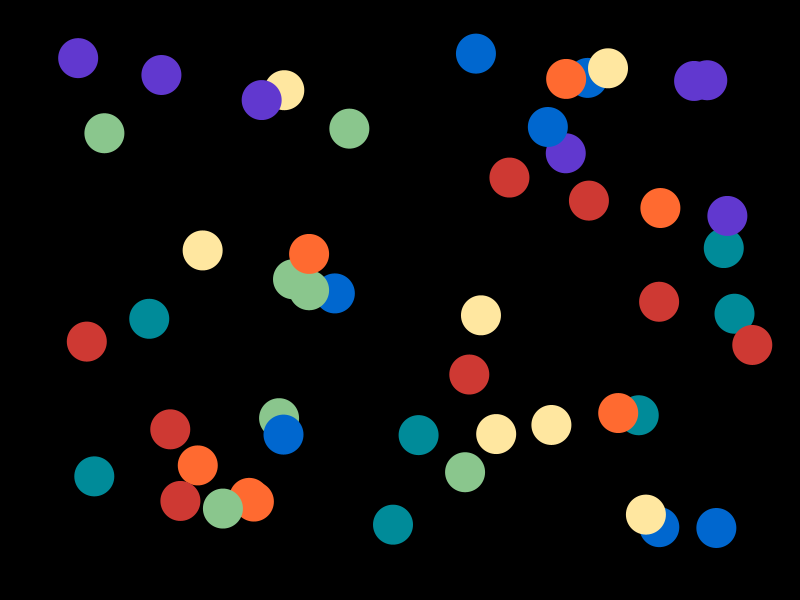
Frame 1 (no input)
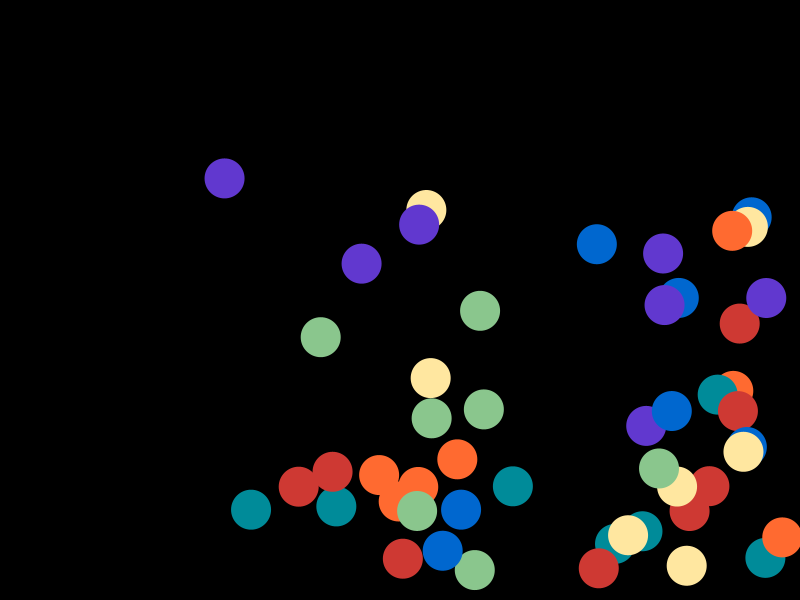
Frame 60 (the mouse pressed at the canvas centre just before this capture)
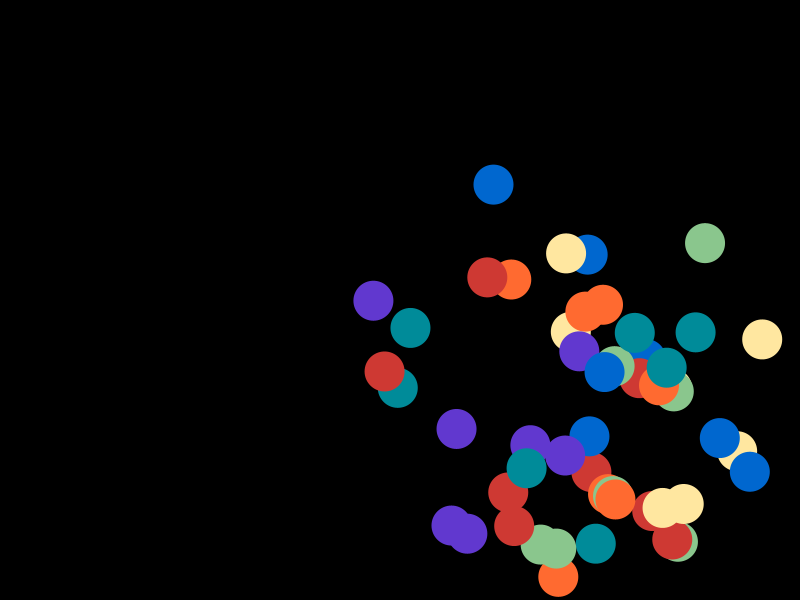
Frame 120 (the mouse held since frame 60 and released just before this capture)

The Processing sketch that drew these frames (run headless with seeded random() and noise(); from frame 60 on, the mouse is pressed at the canvas centre):

// Processing sketch: processing_33826
// ── processing_33826.pde


int diam= 40;
int ballnumber = 50;
float [] xpos= new float[ballnumber];
float [] ypos= new float[ballnumber];
float [] xspeed= new float[ballnumber];
float [] yspeed= new float[ballnumber];
   
color[] colorOptions = new color[7];
 
int arrayLength = colorOptions.length;   
color lastItem;

void setup(){
  size (800,600);
  noStroke();
  frameRate (20);
 smooth();
  colorOptions[0] = #ce3933;
  colorOptions[1] = color(255,106,48);
  colorOptions[2] = color(255,231,160);
  colorOptions[3] = color(138,198,141);
  colorOptions[4] = color(0,139,153);
  colorOptions[5] = color(0,103,207);
  colorOptions[6] = #6138cf;
  lastItem = colorOptions[colorOptions.length-1];
    
  for(int i=0; i<50; i++) {
    xpos[i]= random(diam, width-diam);
    ypos[i]=random(diam, height-diam);
    xspeed[i]=random(2, 4);
    yspeed[i]=random(2, 4);
  }
}

void draw(){
  background(0);
 
//setup ball bounce
  for(int i=0; i<ballnumber; i++){
    xpos[i] +=xspeed[i];
    ypos[i] +=yspeed[i];
      //to bounce
      if(xpos[i] < diam/2 || xpos[i] > width-diam/2){
       xspeed[i]*=-1;
      }
      if(ypos[i] < diam/2 || ypos[i] > height-diam/2){
      yspeed[i]*=-1;
      }
  }
    for(int i=0; i<ballnumber; i++){
       fill(colorOptions[i%arrayLength]);
       ellipse(xpos[i], ypos[i], diam,diam);
    }
}
 
  
  
  
  
  
  
